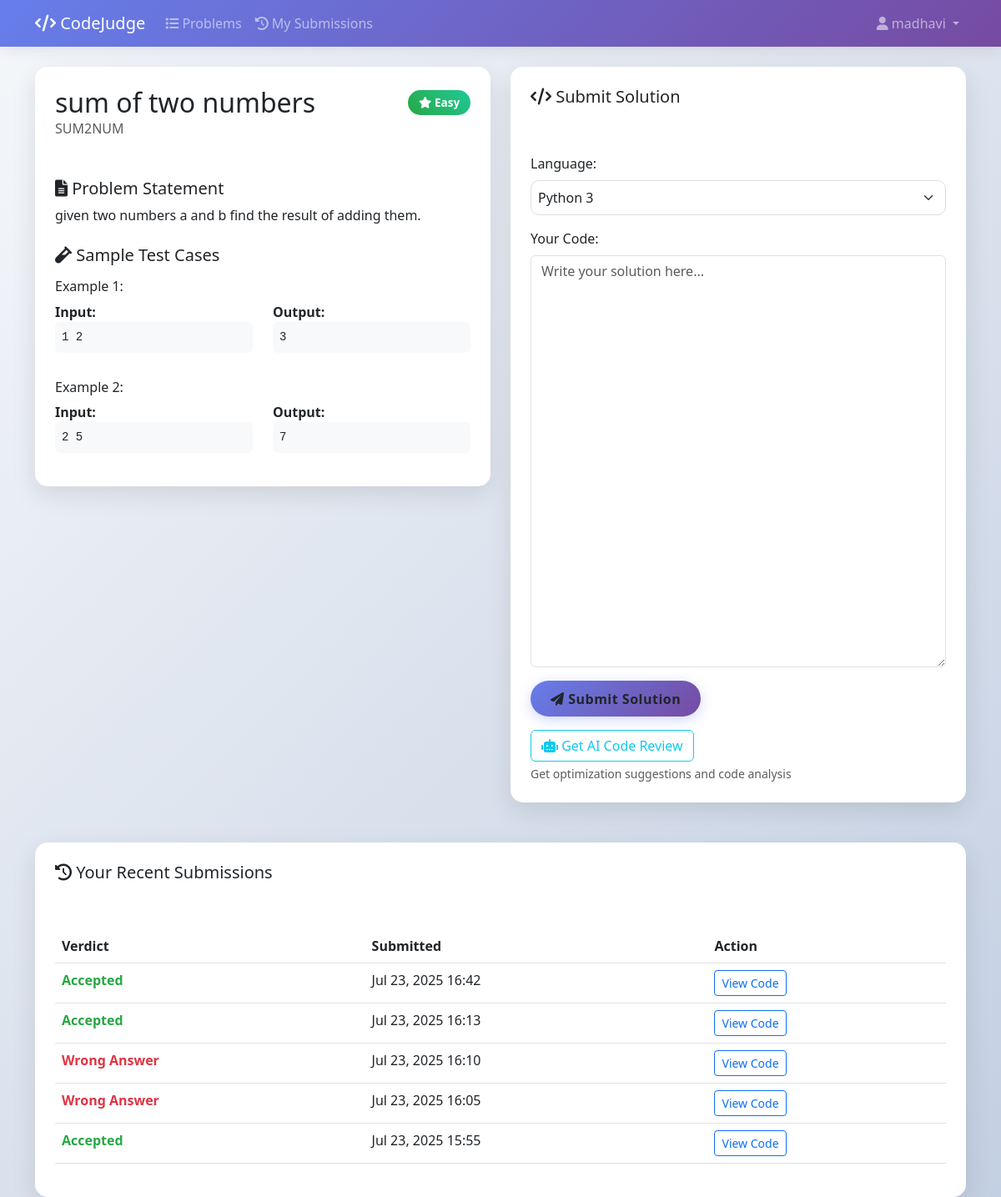
The app's page /problem/SUM2NUM/ (signed in), older data.
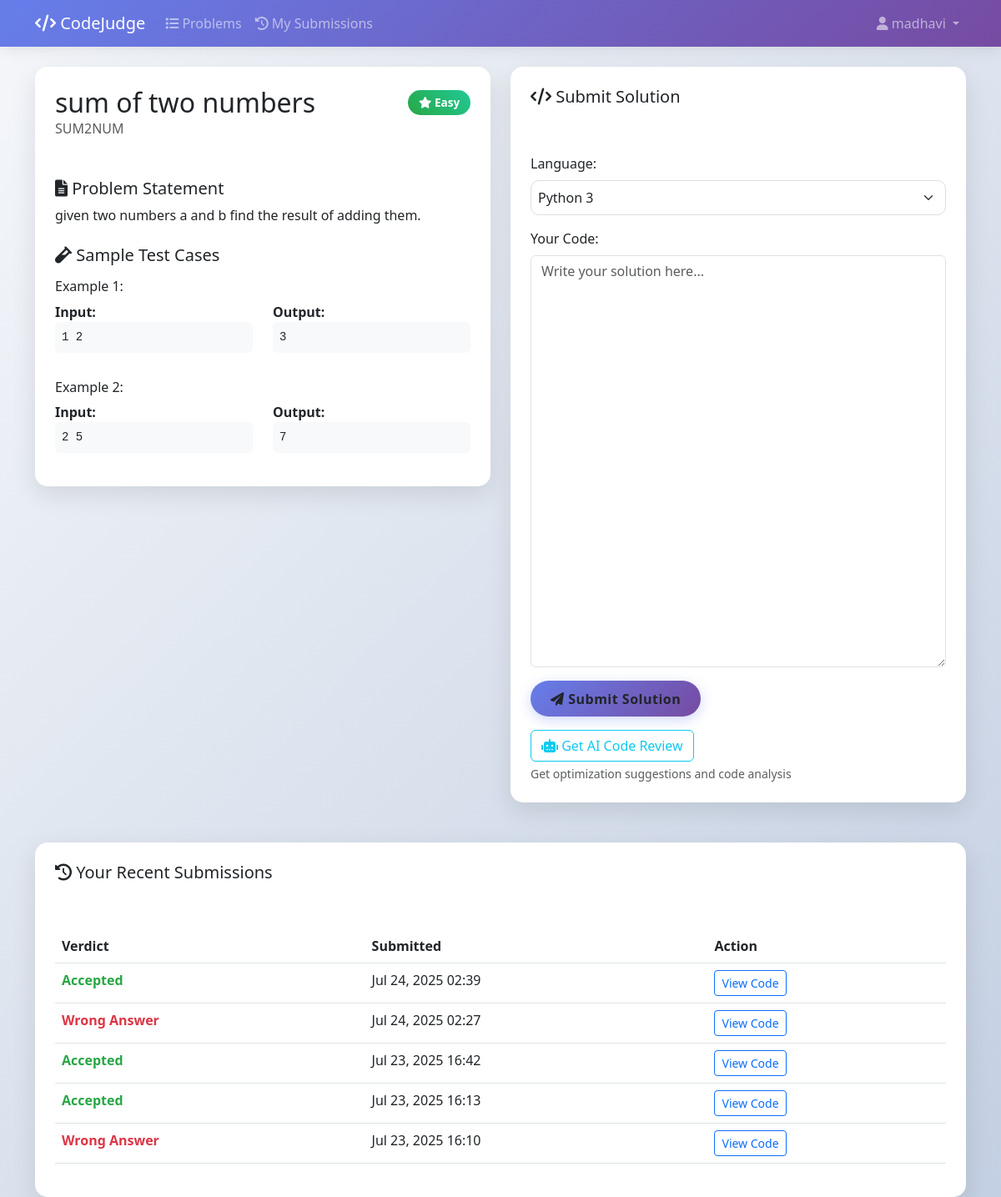
The same page, newer data.
### core/models.py (models this page shows, shortened)
class Problem(models.Model):
    DIFFICULTY = (('E','Easy'),('M','Medium'),('H','Hard'))
    name = models.CharField(max_length=100)
    short_code = models.CharField(max_length=40,unique=True)
    statement = models.TextField()
    difficulty = models.CharField(max_length=1,choices=DIFFICULTY)

class TestCase(models.Model):
    problem = models.ForeignKey(Problem, on_delete=models.CASCADE, related_name='testcases')
    input = models.TextField()
    output = models.TextField()
    is_hidden = models.BooleanField(default=False)  # Add this field
    order = models.IntegerField(default=0)  # For ordering test cases
    class Meta:
        ordering = ['order']

class Submission(models.Model):
    LANGUAGE_CHOICES = [
        ('py', 'Python 3'),
        ('cpp', 'C++'),
        ('c', 'C'),
    ]
    VERDICT_CHOICES = [
        ('AC', 'Accepted'),
        ('WA', 'Wrong Answer'),
        ('TLE', 'Time Limit Exceeded'),
        ('RE', 'Runtime Error'),
        ('CE', 'Compilation Error'),
    ]
    problem = models.ForeignKey(Problem, on_delete=models.CASCADE)
    user = models.ForeignKey(User, on_delete=models.CASCADE)
    code_text = models.TextField()
    language = models.CharField(max_length=10, choices=LANGUAGE_CHOICES, default='py')  # Add this field
    verdict = models.CharField(max_length=10, choices=VERDICT_CHOICES)
    submitted = models.DateTimeField(auto_now_add=True)
    class Meta:
        ordering = ['-submitted']

### core/views.py (the view)
# urls.py: path('problem/<str:short_code>/', problem_detail, name='problem_detail'),
def problem_detail(request, short_code):
    problem = get_object_or_404(Problem, short_code=short_code)
    if request.method == 'POST' and request.user.is_authenticated:
        return handle_submission(request, problem)
    user_submissions = []
    if request.user.is_authenticated:
        user_submissions = Submission.objects.filter(
            problem=problem,
            user=request.user
        ).order_by('-submitted')[:5]
    context = {
        'problem': problem,
        'user_submissions': user_submissions,
    }
    return render(request, 'problem_detail.html', context)

### core/templates/problem_detail.html (shortened to what this page needs)
{% load static %}
<!DOCTYPE html>
<html lang="en">
<head>
    <link href="https://cdn.jsdelivr.net/npm/bootstrap@5.3.0/dist/css/bootstrap.min.css" rel="stylesheet">
    <link href="https://cdnjs.cloudflare.com/ajax/libs/font-awesome/6.0.0/css/all.min.css" rel="stylesheet">
    <link href="https://cdnjs.cloudflare.com/ajax/libs/codemirror/5.65.2/codemirror.min.css" rel="stylesheet">
    <link href="https://cdnjs.cloudflare.com/ajax/libs/codemirror/5.65.2/theme/monokai.min.css" rel="stylesheet">
</head>
<body>
    <nav class="navbar navbar-expand-lg navbar-dark">
        <div class="container">
            <a class="navbar-brand" href="{% url 'core:problems_list' %}">
                <i class="fas fa-code"></i> CodeJudge
            </a>
            <div class="collapse navbar-collapse" id="navbarNav">
                <ul class="navbar-nav me-auto">
                    <li class="nav-item">
                        <a class="nav-link" href="{% url 'core:problems_list' %}">
                            <i class="fas fa-list"></i> Problems
                        </a>
                    </li>
                    {% if user.is_authenticated %}
                    <li class="nav-item">
                        <a class="nav-link" href="{% url 'core:submissions_list' %}">
                            <i class="fas fa-history"></i> My Submissions
                        </a>
                    </li>
                    {% endif %}
                </ul>
                <ul class="navbar-nav">
                    {% if user.is_authenticated %}
                        <li class="nav-item dropdown">
                            <a class="nav-link dropdown-toggle" href="#" id="navbarDropdown" role="button" data-bs-toggle="dropdown">
                                <i class="fas fa-user"></i> {{ user.username }}
                            </a>
                        </li>
                    {% endif %}
                </ul>
            </div>
        </div>
    </nav>
    <div class="container mt-4">
        <div class="row">
            <div class="col-lg-6">
                <div class="card problem-card mb-4">
                    <div class="card-header bg-transparent border-0 p-4">
                        <div class="d-flex justify-content-between align-items-center">
                            <h2 class="mb-0">{{ problem.name }}</h2>
                            <span class="difficulty-{{ problem.difficulty }}">
                                {% if problem.difficulty == 'E' %}
                                    <i class="fas fa-star"></i> Easy
                                {% elif problem.difficulty == 'M' %}
                                    <i class="fas fa-star-half-alt"></i> Medium
                                {% else %}
                                    <i class="fas fa-fire"></i> Hard
                                {% endif %}
                            </span>
                        </div>
                        <p class="text-muted mb-0">{{ problem.short_code }}</p>
                    </div>
                    <div class="card-body p-4">
                        <h5><i class="fas fa-file-alt"></i> Problem Statement</h5>
                        <div class="problem-statement">
                            {{ problem.statement|linebreaksbr }}
                        </div>
                        {% if problem.testcases.all %}
                        <h5 class="mt-4"><i class="fas fa-vial"></i> Sample Test Cases</h5>
                        {% for testcase in problem.testcases.all|slice:":2" %}
                        <div class="testcase-example mt-3">
                            <h6>Example {{ forloop.counter }}:</h6>
                            <div class="row">
                                <div class="col-md-6">
                                    <strong>Input:</strong>
                                    <pre class="bg-light p-2 rounded">{{ testcase.input }}</pre>
                                </div>
                                <div class="col-md-6">
                                    <strong>Output:</strong>
                                    <pre class="bg-light p-2 rounded">{{ testcase.output }}</pre>
                                </div>
                            </div>
                        </div>
                        {% endfor %}
                        {% endif %}
                    </div>
                </div>
            </div>
            <div class="col-lg-6">
                {% if user.is_authenticated %}
                <div class="card problem-card mb-4">
                    <div class="card-header bg-transparent border-0 p-4">
                        <h5><i class="fas fa-code"></i> Submit Solution</h5>
                    </div>
                    <div class="card-body p-4">
                        <form id="submissionForm" method="post">
                            <div class="mb-3">
                                <label for="language" class="form-label">Language:</label>
                                <select name="language" id="language" class="form-select language-select">
                                    <option value="py">Python 3</option>
                                </select>
                            </div>
                            <div class="mb-3">
                                <label for="code" class="form-label">Your Code:</label>
                                <textarea name="code" id="code" class="form-control" rows="20" placeholder="Write your solution here..."></textarea>
                            </div>
                            <button type="submit" class="btn btn-modern">
                                <i class="fas fa-paper-plane"></i> Submit Solution
                            </button>
                        </form>
                        {% if user_submissions %}
                        <div id="aiReviewSection" class="mt-3">
                            <button type="button" id="aiReviewBtn" class="btn btn-outline-info">
                                <i class="fas fa-robot"></i> Get AI Code Review
                            </button>
                            <small class="text-muted d-block mt-1">Get optimization suggestions and code analysis</small>
                        </div>
                        {% endif %}
                    </div>
                </div>
                {% endif %}
            </div>
        </div>
        {% if user.is_authenticated and user_submissions %}
        <div class="row mt-4">
            <div class="col-12">
                <div class="card problem-card">
                    <div class="card-header bg-transparent border-0 p-4">
                        <h5><i class="fas fa-history"></i> Your Recent Submissions</h5>
                    </div>
                    <div class="card-body p-4">
                        <div class="table-responsive">
                            <table class="table table-hover">
                                <thead>
                                    <tr>
                                        <th>Verdict</th>
                                        <th>Submitted</th>
                                        <th>Action</th>
                                    </tr>
                                </thead>
                                <tbody>
                                    {% for submission in user_submissions %}
                                    <tr>
                                        <td>
                                            <span class="verdict-{{ submission.verdict }}">
                                                {{ submission.get_verdict_display }}
                                            </span>
                                        </td>
                                        <td>{{ submission.submitted|date:"M d, Y H:i" }}</td>
                                        <td>
                                            <button class="btn btn-sm btn-outline-primary"
                                                    onclick="showCode('{{ submission.code_text|escapejs }}')">
                                                View Code
                                            </button>
                                        </td>
                                    </tr>
                                    {% endfor %}
                                </tbody>
                            </table>
                        </div>
                    </div>
                </div>
            </div>
        </div>
        {% endif %}
    </div>
</body>
</html>

### core/templates/problem_detail.html (style rules this page uses)
:root { --primary-gradient: linear-gradient(135deg, #667eea 0%, #764ba2 100%); --success-color: #28a745; --warning-color: #ffc107; --danger-color: #dc3545; }
body { background: linear-gradient(135deg, #f5f7fa 0%, #c3cfe2 100%); min-height: 100vh; font-family: 'Segoe UI', Tahoma, Geneva, Verdana, sans-serif; }
.navbar { background: var(--primary-gradient); box-shadow: 0 2px 20px rgba(0,0,0,0.1); }
.problem-card { background: white; border-radius: 15px; box-shadow: 0 10px 30px rgba(0,0,0,0.1); border: none; }
.difficulty-E { background: linear-gradient(45deg, #28a745, #20c997); color: white; padding: 0.3rem 0.8rem; border-radius: 20px; font-weight: 600; font-size: 0.85rem; }
.verdict-AC { color: var(--success-color); font-weight: bold; }
.verdict-WA { color: var(--danger-color); font-weight: bold; }
.btn-modern { background: var(--primary-gradient); border: none; border-radius: 25px; padding: 0.6rem 1.5rem; font-weight: 600; letter-spacing: 0.5px; transition: all 0.3s ease; box-shadow: 0 4px 15px rgba(102, 126, 234, 0.3); }
.language-select { border-radius: 10px; border: 1px solid #ddd; padding: 0.5rem; }

Row changes from the older to the newer data that the page shows:
no longer on this page (row unchanged): Submission: verdict "Wrong Answer", submitted "Jul 23, 2025 16:05"
no longer on this page (row unchanged): Submission: verdict "Accepted", submitted "Jul 23, 2025 15:55"
added Submission: verdict "Accepted", submitted "Jul 24, 2025 02:39"
added Submission: verdict "Wrong Answer", submitted "Jul 24, 2025 02:27"
